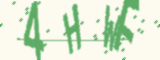
#> input picture four_cap_36/4HWF-65927.png, 160 x 60 px; its folder holds only this picture in this run
$ jupyter execute --allow-errors dataset_testing.ipynb   (shell and % lines are left out)
#> lines starting #> are read from the running program, lines starting #| are printed output that depends on the picture; after the words box and inside, x2 and y2 are one past the last pixel; in counts of white or black regions, pixels touching at a corner belong together
[cell 1]
from PIL import Image
import cv2
import numpy as np
import os
import matplotlib as plt
import math
import scipy.ndimage

[cell 2]
def remove_noise(image_path, save_path):
    # Open the image using Pillow
#> called with image_path = 'four_cap_36/4HWF-65927.png', save_path = 'denoised_images/4HWF_0_denoised.png'
    image = Image.open(image_path)
#> image is the input picture: PIL image 160x60 RGB; mean R, G, B 219.6, 234.4, 211.1

    # Convert the image to grayscale
    gray_image = image.convert('L')
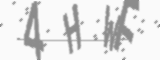
#> gray_image: PIL image 160x60 L; min 137, max 254, mean 227.1

    # Convert PIL image to numpy array
    np_image = np.array(gray_image)

    # Apply binary thresholding
    _, binary_image = cv2.threshold(np_image, 0, 255, cv2.THRESH_BINARY_INV + cv2.THRESH_OTSU)
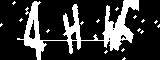
#> binary_image: shape (60, 160); 21.8% white; 17 white regions (16 under 20 px), largest, box (x1, y1, x2, y2) and area: (17, 0, 139, 60) 1969

    # Apply morphological operations
    kernel = np.ones((3, 3), np.uint8)
    opening = cv2.morphologyEx(binary_image, cv2.MORPH_OPEN, kernel, iterations=1)  # Increase iterations for more noise removal
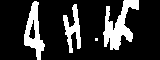
#> opening: shape (60, 160); 19.1% white; 4 white regions (1 under 20 px), largest, box (x1, y1, x2, y2) and area: (103, 0, 139, 50) 846, (24, 1, 45, 60) 570, (63, 4, 81, 53) 407

    # Apply Gaussian blur
    denoised_image = cv2.GaussianBlur(opening, (3, 3), 0)
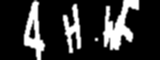
#> denoised_image: shape (60, 160); min 0, max 255, mean 48.7

    # Apply median blur to further reduce noise, particularly small circles
    denoised_image = cv2.medianBlur(denoised_image, 3)

    # Save the denoised image
    denoised_image_pil = Image.fromarray(denoised_image)
    denoised_image_pil.save(save_path)

$ run again, on four_cap_36/9VST-633.png
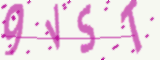
#> input picture four_cap_36/9VST-633.png, 160 x 60 px
#> in remove_noise, image is the input picture: PIL image 160x60 RGB; mean R, G, B 238, 217.1, 229.2
#> in remove_noise, `_, binary_image = cv2.threshold(np_image, 0, 255, cv2.THRESH_BINARY_IN..`:
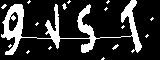
#> binary_image: shape (60, 160); 19.5% white; 16 white regions (15 under 20 px), largest, box (x1, y1, x2, y2) and area: (1, 0, 142, 55) 1726
#> opening: shape (60, 160); 16.6% white; 6 white regions (2 under 20 px), largest, box (x1, y1, x2, y2) and area: (2, 4, 24, 55) 565, (121, 0, 142, 52) 373, (78, 5, 96, 53) 372, (46, 5, 60, 48) 261
#> in remove_noise, `denoised_image = cv2.GaussianBlur(opening, (3, 3), 0)`:
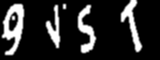
#> denoised_image: shape (60, 160); min 0, max 255, mean 42.5

$ run again, on four_cap_36/9Z8B-53836.png
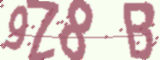
#> input picture four_cap_36/9Z8B-53836.png, 160 x 60 px
#> in remove_noise, image is the input picture: PIL image 160x60 RGB; mean R, G, B 219.9, 199.6, 196.4
#> in remove_noise, `_, binary_image = cv2.threshold(np_image, 0, 255, cv2.THRESH_BINARY_IN..`:
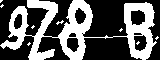
#> binary_image: shape (60, 160); 37.7% white; 9 white regions (8 under 20 px), largest, box (x1, y1, x2, y2) and area: (0, 0, 157, 60) 3553
#> opening: shape (60, 160); 35.6% white; 5 white regions (1 under 20 px), largest, box (x1, y1, x2, y2) and area: (124, 3, 154, 60) 1067, (58, 0, 93, 60) 1047, (27, 0, 58, 60) 774, (1, 6, 28, 50) 528
#> in remove_noise, `denoised_image = cv2.GaussianBlur(opening, (3, 3), 0)`:
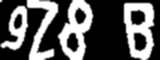
#> denoised_image: shape (60, 160); min 0, max 255, mean 91

$ run again, on four_cap_36/5L9U-53835.png
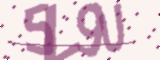
#> input picture four_cap_36/5L9U-53835.png, 160 x 60 px
#> in remove_noise, image is the input picture: PIL image 160x60 RGB; mean R, G, B 226.2, 203.3, 211.7
#> binary_image: shape (60, 160); 30.2% white; 18 white regions (17 under 20 px), largest, box (x1, y1, x2, y2) and area: (8, 3, 136, 60) 2759
#> opening: shape (60, 160); 27.8% white; 1 white region, box (x1, y1, x2, y2) and area: (24, 3, 124, 60) 2671
#> in remove_noise, `denoised_image = cv2.GaussianBlur(opening, (3, 3), 0)`:
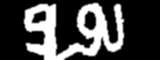
#> denoised_image: shape (60, 160); min 0, max 255, mean 71
